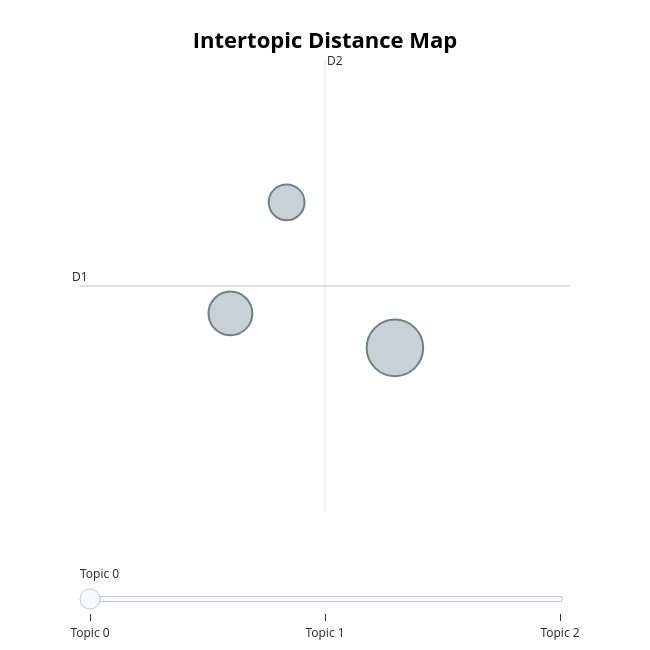

Notebook cell for this chart:
### Code cell
topic_model.visualize_topics()

### Figure 1 — Plotly figure (JSON) as saved in the notebook; plotly's stock layout.template omitted (floating-point values rounded to 4 significant figures)
{"data": [{"customdata": [[0, "waited appointment | appointment | patients | book appointment | doctor finally", 5], [1, "experience hospital | hospital | hospital really | dad communicate | hospital said", 3], [2, "understand doctors | doctors explained | wish doctors | confused overwhelmed | different doctors", 2]], "hovertemplate": "<b>Topic %{customdata[0]}</b><br>%{customdata[1]}<br>Size: %{customdata[2]}", "legendgroup": "", "marker": {"color": "#B0BEC5", "line": {"color": "DarkSlateGrey", "width": 2}, "size": [5, 3, 2], "sizemode": "area", "sizeref": 0.003125, "symbol": "circle"}, "mode": "markers", "name": "", "orientation": "v", "showlegend": false, "type": "scatter", "x": [6.9, 5.927, 6.26], "xaxis": "x", "y": [-8.718, -8.444, -7.559], "yaxis": "y"}], "layout": {"annotations": [{"showarrow": false, "text": "D1", "x": 5.038, "y": -8.226, "yshift": 10}, {"showarrow": false, "text": "D2", "x": 6.487, "xshift": 10, "y": -6.425}], "height": 650, "hoverlabel": {"bgcolor": "white", "font": {"family": "Rockwell", "size": 16}}, "legend": {"itemsizing": "constant", "tracegroupgap": 0}, "margin": {"t": 60}, "shapes": [{"line": {"color": "#CFD8DC", "width": 2}, "type": "line", "x0": 6.487, "x1": 6.487, "y0": -10.03, "y1": -6.425}, {"line": {"color": "#9E9E9E", "width": 2}, "type": "line", "x0": 5.038, "x1": 7.935, "y0": -8.226, "y1": -8.226}], "sliders": [{"active": 0, "pad": {"t": 50}, "steps": [{"args": [{"marker.color": [["red", "#B0BEC5", "#B0BEC5"]]}], "label": "Topic 0", "method": "update"}, {"args": [{"marker.color": [["#B0BEC5", "red", "#B0BEC5"]]}], "label": "Topic 1", "method": "update"}, {"args": [{"marker.color": [["#B0BEC5", "#B0BEC5", "red"]]}], "label": "Topic 2", "method": "update"}]}], "title": {"font": {"color": "Black", "size": 22}, "text": "<b>Intertopic Distance Map</b>", "x": 0.5, "xanchor": "center", "y": 0.95, "yanchor": "top"}, "width": 650, "xaxis": {"anchor": "y", "domain": [0, 1], "range": [5.038, 7.935], "title": {"text": ""}, "visible": false}, "yaxis": {"anchor": "x", "domain": [0, 1], "range": [-10.03, -6.425], "title": {"text": ""}, "visible": false}}}
